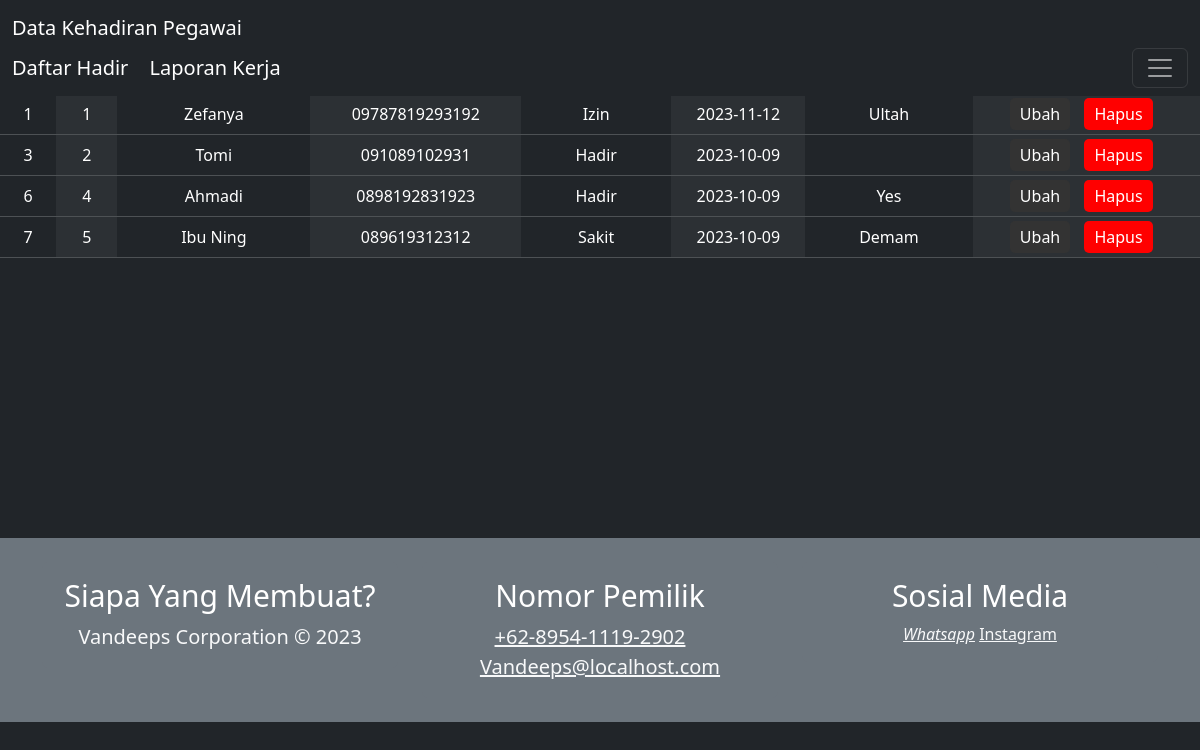
/viewabsen.php, run on the app's committed database.
### tables this page shows
CREATE TABLE `tb_absen` (
  `No` int(10) NOT NULL,
  `NIP` varchar(16) NOT NULL,
  `absen` enum('Hadir','Sakit','Izin') NOT NULL,
  `tgl` date NOT NULL,
  `Ket` varchar(100) NOT NULL
);

CREATE TABLE `data_karyawan` (
  `NIP` varchar(16) NOT NULL,
  `nama` varchar(100) NOT NULL,
  `alamat` varchar(100) NOT NULL,
  `hp` varchar(16) NOT NULL
);

### viewabsen.php (the view, shortened to what this page needs)
<!DOCTYPE html>
<html lang="en">
<head>
  <link rel="stylesheet" href="style1.css" />
  <link href="https://cdn.jsdelivr.net/npm/bootstrap@5.3.1/dist/css/bootstrap.min.css" rel="stylesheet">
</head>
<body>
<a class="btn btn-primary" data-bs-toggle="offcanvas" href="#offcanvasExample" role="button" aria-controls="offcanvasExample">
</a>
<nav class="navbar navbar-dark bg-dark fixed-top">
  <div class="container-fluid">
    <a class="navbar-brand" href="index.php">Data Kehadiran Pegawai</a>
    <div>
    <a class="navbar-brand" href="tambahabsen.php"> Daftar Hadir </a>
    <a class="navbar-brand" href="tambahlaporan.php"> Laporan Kerja </a>
    </div>
    <button class="navbar-toggler" type="button" data-bs-toggle="offcanvas" data-bs-target="#offcanvasDarkNavbar" aria-controls="offcanvasDarkNavbar" aria-label="Toggle navigation">
      <span class="navbar-toggler-icon"></span>
    </button>
  </div>
</nav>
      <div>
  <table class="table table-dark table-striped-columns"  align="right" bgcolor="gray">
  <thead bgcolor="gray"
  align="center">
                  <tr>
                      <th>NO</th>
                      <th>NIP</th>
                      <th>NAMA PEGAWAI</th>
                      <th>NOMOR TELEPON</th>
                      <th>KEHADIRAN</th>
                      <th>TANGGAL</th>
                      <th>KETERANGAN</th>
                      <th colspan="2">AKSI</th>
                  </tr>
            </thead>
            <tbody bgcolor="gray" style="text-align: center; width=80% color:white;">
                  <?php
                  include "koneksi.php";
                  $tampil = mysqli_query($koneksi, "SELECT tb_absen.No, data_karyawan.NIP, data_karyawan.nama, data_karyawan.hp, tb_absen.absen,
                  tb_absen.tgl,tb_absen.ket FROM tb_absen INNER JOIN data_karyawan ON tb_absen.NIP = data_karyawan.NIP");
                  while ($row = mysqli_fetch_array($tampil)) {
                      echo "<tr>
                      <td>" . $row[0] . "</td>
                      <td>" . $row[1] . "</td>
                      <td>" . $row[2] . "</td>
                      <td>" . $row[3] . "</td>
                      <td>" . $row[4] . "</td>
                      <td>" . $row[5] . "</td>
                      <td>" . $row[6] . "</td>
                      <td bgcolor='gray'>
                      <a href='editabsen.php?No=" . $row[0] . "' id='butViewEdit'>Ubah</a>
                      <a href='DeleteAbsen.php?No=" . $row[0] . "' id='butViewDelete'>Hapus</a>
                      </td>
                  </tr>";
                  }
                  ?>
            </tbody>
        </table>
</div>
<footer>
		<div class="jumbotron jumbotron-fluid bg-secondary p-4 mt-5 mb-0">
			<div class="container">
				<div class="row">
					<div class="col-12 col-sm-12 col-md-12 col-lg-4 col-xl-4 cizgi">
						<div class="card bg-secondary border-0">
							<div class="card-body text-light text-center">
								<h5 class="card-title text-white display-4" style="font-size:30px">Siapa Yang Membuat?</h5>
							<p class="d-inline lead">Vandeeps Corporation © 2023<br>
							</p>
							</div>
						</div>
					</div>
					<div class="col-12 col-sm-12 col-md-6 col-lg-4 col-xl-4 cizgi">
						<div class="card bg-secondary border-0">
							<div class="card-body text-center">
								<h5 class="card-title text-white display-4" style="font-size:30px">Nomor Pemilik</h5>
								<a class="text-light d-block lead" style="margin-left: -20px" href="https://wa.me/+62895411192902"><i class="fa fa-phone mr-2"></i>+62-8954-1119-2902</a>
								<a class="text-light d-block lead" href="#"><i class="fa fa-envelope mr-2"></i>Vandeeps@localhost.com</a>
							</div>
						</div>
					</div>
					<div class="col-12 col-sm-12 col-md-6 col-lg-4 col-xl-4">
						<div class="card bg-secondary border-0">
							<div class="card-body text-center">
							<h5 class="card-title text-white display-4" style="font-size:30px">Sosial Media</h5>
									<a class="text-light" href="https://wa.me/+62895411192902"><i class="fa fa-twitter-square fa-fw fa-2x">Whatsapp</i></a>
									<a class="text-light" href="https://instagram.com/evannsss._?igshid=OGQ5ZDc2ODk2ZA=="><i class="fa fa-instagram fa-fw fa-2x"></i>Instagram</a>
							</div>
						</div>
					</div>
				</div>
			</div>
		</div>
	</footer>
</body>
</html>

### style1.css (style rules this page uses)
*, html { margin: 0; padding: 0; }
body { background-color: #555; margin: 0; padding: 0; }
tBody { width: 80%; }
#butViewEdit { color: #fff; background-color:#333; padding: 5px 10px; margin-right: 10px; text-decoration: none; border-radius: 5px; }
#butViewDelete { color: #fff; background-color: red; padding: 5px 10px; margin-right: 10px; text-decoration: none; border-radius: 5px; }

### viewabsen.php (style rules this page uses)
body { background-image: url('mantap.png'); background-size:cover; background-position: center; background-repeat: repeat; }
.navbar-brand { width: 990px; }
body { background-color: #f0f0f0; }
table { margin-top:15px; }
footer { margin-top: 500px; }

### data on the page
tb_absen: No "1", NIP.NIP "1", NIP.nama "Zefanya", NIP.hp "09787819293192", absen "Izin", tgl "2023-11-12", Ket "Ultah"
tb_absen: No "3", NIP.NIP "2", NIP.nama "Tomi", NIP.hp "091089102931", absen "Hadir", tgl "2023-10-09"
tb_absen: No "6", NIP.NIP "4", NIP.nama "Ahmadi", NIP.hp "0898192831923", absen "Hadir", tgl "2023-10-09", Ket "Yes"
tb_absen: No "7", NIP.NIP "5", NIP.nama "Ibu Ning", NIP.hp "089619312312", absen "Sakit", tgl "2023-10-09", Ket "Demam"
